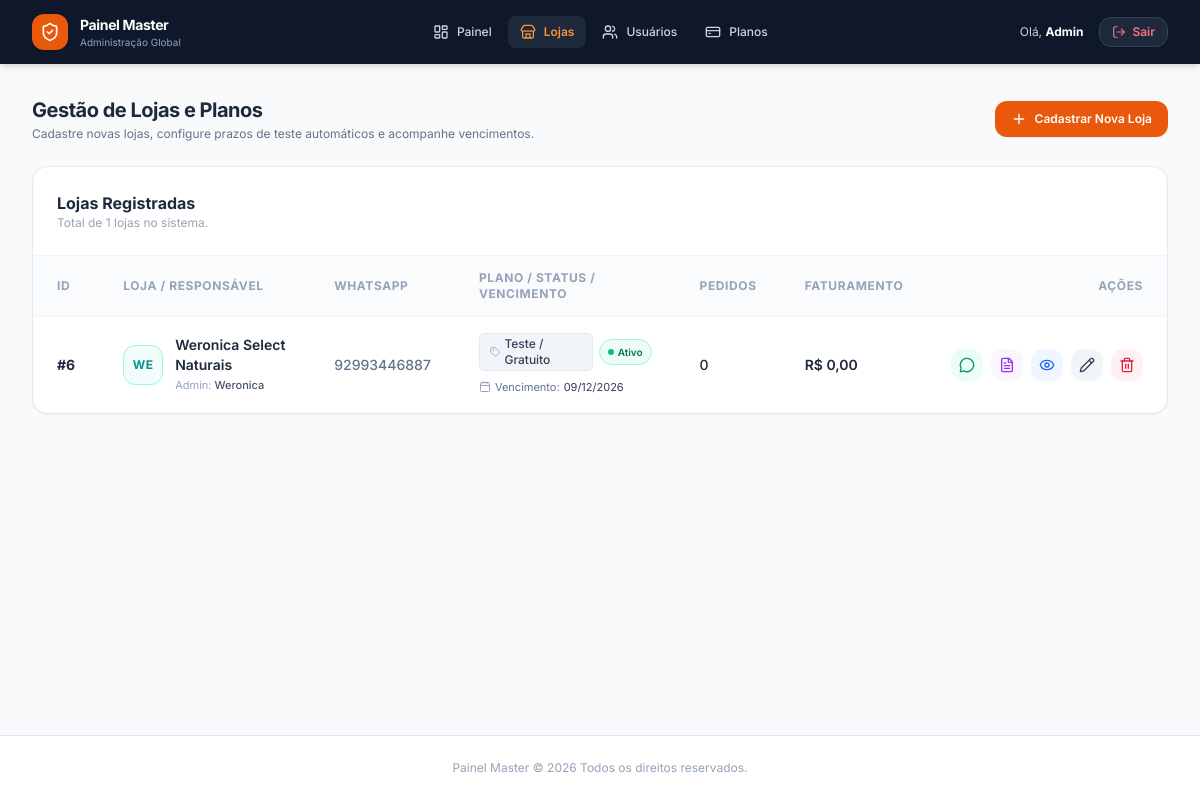
Screenshot of /admin/lojas.php (signed in) with the database file from the repository.
### tables this page shows
CREATE TABLE `lojas` (
  `id` int(11) NOT NULL,
  `nome_loja` varchar(150) NOT NULL,
  `slug` varchar(150) NOT NULL,
  `cnpj` varchar(20) DEFAULT NULL,
  `whatsapp` varchar(20) NOT NULL,
  `endereco` text NOT NULL,
  `latitude` decimal(10,8) DEFAULT NULL,
  `longitude` decimal(11,8) DEFAULT NULL,
  `logo` varchar(255) DEFAULT NULL,
  `tipo_operacao` enum('ambas','fisica','online') DEFAULT 'ambas',
  `forcar_fechado` tinyint(1) DEFAULT 0,
  `horario_abertura` time DEFAULT '06:00:00',
  `horario_fechamento` time DEFAULT '22:00:00',
  `pagamento_dinheiro` tinyint(1) DEFAULT 1,
  `pagamento_debito` tinyint(1) DEFAULT 1,
  `pagamento_credito` tinyint(1) DEFAULT 1,
  `pagamento_pix` tinyint(1) DEFAULT 1,
  `tipo_chave_pix` varchar(20) DEFAULT 'CNPJ',
  `chave_pix` varchar(150) DEFAULT NULL,
  `pix_copia_cola` text DEFAULT NULL,
  `plano_id` int(11) DEFAULT 1,
  `data_vencimento` date DEFAULT NULL,
  `status_loja` enum('ativo','inativo','pendente','suspenso') DEFAULT 'ativo',
  `criado_em` timestamp NULL DEFAULT current_timestamp(),
  `ordenacao_produtos` varchar(50) DEFAULT 'az',
  `horarios_funcionamento` text DEFAULT NULL
);

### admin/lojas.php (the view, shortened to what this page needs)
<?php
require_once 'config.php';
try {
    $pdo->exec("
        CREATE TABLE IF NOT EXISTS `configuracoes_sistema` (
          `chave` varchar(100) NOT NULL PRIMARY KEY,
          `valor` text NOT NULL
        ) ENGINE=MyISAM DEFAULT CHARSET=latin1;
    ");
} catch (PDOException $e) {}
$stmtLojas = $pdo->query("
    SELECT l.*,
           COALESCE(p.nome_plano, 'Teste / Gratuito') as nome_plano_atual,
           COALESCE(p.valor, 0.00) as plano_valor,
           (SELECT a.nome FROM admins a WHERE a.loja_id = l.id AND a.tipo = 'loja' LIMIT 1) as admin_nome,
           (SELECT COUNT(*) FROM pedidos pe WHERE pe.loja_id = l.id) as total_pedidos,
           (SELECT COALESCE(SUM(total), 0) FROM pedidos pe WHERE pe.loja_id = l.id AND pe.status_pedido != 'cancelado') as faturamento_total
    FROM lojas l
    LEFT JOIN planos p ON l.plano_id = p.id
    ORDER BY l.id DESC
");
$lojas = $stmtLojas->fetchAll(PDO::FETCH_ASSOC);
?>
<!DOCTYPE html>
<html lang="pt-BR">
<head>
    <script src="https://cdn.tailwindcss.com"></script>
</head>
<body class="bg-slate-50 text-slate-800 antialiased min-h-screen flex flex-col">
    <?php include 'menu.php'; ?>
    <main class="flex-1 p-4 sm:p-8 max-w-7xl w-full mx-auto space-y-6">
        <div class="flex flex-col sm:flex-row sm:items-center sm:justify-between gap-4">
            <div>
                <h2 class="text-xl font-bold text-slate-800 tracking-tight">Gestão de Lojas e Planos</h2>
                <p class="text-xs text-slate-500 mt-0.5">Cadastre novas lojas, configure prazos de teste automáticos e acompanhe vencimentos.</p>
            </div>
            <button onclick="abrirModalNovaLoja()" class="bg-orange-600 hover:bg-orange-700 text-white px-4 py-2.5 rounded-xl text-xs font-semibold transition-colors flex items-center justify-center gap-2 shadow-sm">
                <i data-lucide="plus" class="w-4 h-4"></i> Cadastrar Nova Loja
            </button>
        </div>
        <div class="bg-white rounded-2xl border border-slate-200 shadow-sm overflow-hidden">
            <div class="p-6 border-b border-slate-100 flex items-center justify-between">
                <div>
                    <h3 class="text-base font-bold text-slate-800">Lojas Registradas</h3>
                    <p class="text-xs text-slate-400">Total de <?php echo count($lojas); ?> lojas no sistema.</p>
                </div>
            </div>
            <div class="overflow-x-auto">
                <table class="w-full text-left border-collapse text-sm">
                    <thead>
                        <tr class="bg-slate-50/75 border-b border-slate-100 text-slate-400 font-semibold text-xs uppercase tracking-wider">
                            <th class="py-3.5 px-6">ID</th>
                            <th class="py-3.5 px-6">Loja / Responsável</th>
                            <th class="py-3.5 px-6">WhatsApp</th>
                            <th class="py-3.5 px-6">Plano / Status / Vencimento</th>
                            <th class="py-3.5 px-6">Pedidos</th>
                            <th class="py-3.5 px-6">Faturamento</th>
                            <th class="py-3.5 px-6 text-right">Ações</th>
                        </tr>
                    </thead>
                    <tbody class="divide-y divide-slate-100 text-slate-600">
                        <?php if (count($lojas) > 0): ?>
                            <?php foreach ($lojas as $loja): ?>
                                <?php
                                    $badgeVencimentoClass = "text-slate-700";
                                    $textoVencimentoAviso = "";
                                    $vencimentoFormatado = 'Vitalício / Indeterminado';
                                    if (!empty($loja['data_vencimento'])) {
                                        $vencimentoFormatado = date('d/m/Y', strtotime($loja['data_vencimento']));
                                    }
                                    $paletaCoresClaras = [
                                        ['bg' => 'bg-orange-50', 'text' => 'text-orange-600', 'border' => 'border-orange-200'],
                                        ['bg' => 'bg-blue-50', 'text' => 'text-blue-600', 'border' => 'border-blue-200'],
                                        ['bg' => 'bg-purple-50', 'text' => 'text-purple-600', 'border' => 'border-purple-200'],
                                        ['bg' => 'bg-emerald-50', 'text' => 'text-emerald-600', 'border' => 'border-emerald-200'],
                                        ['bg' => 'bg-pink-50', 'text' => 'text-pink-600', 'border' => 'border-pink-200'],
                                        ['bg' => 'bg-amber-50', 'text' => 'text-amber-600', 'border' => 'border-amber-200'],
                                        ['bg' => 'bg-teal-50', 'text' => 'text-teal-600', 'border' => 'border-teal-200'],
                                        ['bg' => 'bg-indigo-50', 'text' => 'text-indigo-600', 'border' => 'border-indigo-200']
                                    ];
                                    $corAleatoria = $paletaCoresClaras[$loja['id'] % count($paletaCoresClaras)];
                                    $nomeLojaTrim = trim($loja['nome_loja']);
                                    $iniciaisLoja = mb_strtoupper(mb_substr($nomeLojaTrim, 0, 2));
                                    $valorPlano = floatval($loja['plano_valor']);
                                    if ($valorPlano <= 0) $valorPlano = 49.90;
                                    $zapLimpo = preg_replace('/[^0-9]/', '', $loja['whatsapp']);
                                    if (strlen($zapLimpo) <= 11 && strpos($zapLimpo, '55') !== 0) {
                                        $zapLimpo = '55' . $zapLimpo;
                                    }
                                    $msgZap = urlencode("Olá *" . $loja['nome_loja'] . "*,\n\nAqui é o *Emanuel*. Passando para lembrar sobre a fatura do seu sistema no valor de *R$ " . number_format($valorPlano, 2, ',', '.') . "* com vencimento em *" . $vencimentoFormatado . "*.\n\n*Chave Pix (Celular):* (92) 98102-8812\nFavorecido: Emanuel Silva da Silva\n\nPor favor, envie o comprovante por aqui após o pagamento. Obrigado!");
                                ?>
                                <tr class="hover:bg-slate-50/50 transition-colors">
                                    <td class="py-4 px-6 font-bold text-slate-800">#<?php echo $loja['id']; ?></td>
                                    <td class="py-4 px-6">
                                        <div class="flex items-center gap-3">
                                            <?php if (!empty($loja['logo']) && file_exists('../' . $loja['logo'])): ?>
                                                <img src="../<?php echo htmlspecialchars($loja['logo']); ?>" alt="Logo" class="w-10 h-10 rounded-xl object-cover border border-slate-200 shadow-xs shrink-0">
                                            <?php else: ?>
                                                <div class="w-10 h-10 rounded-xl <?php echo $corAleatoria['bg'] . ' ' . $corAleatoria['text'] . ' ' . $corAleatoria['border']; ?> border flex items-center justify-center font-bold text-xs tracking-wider shadow-xs shrink-0">
                                                    <?php echo $iniciaisLoja; ?>
                                                </div>
                                            <?php endif; ?>
                                            <div>
                                                <div class="font-semibold text-slate-800"><?php echo htmlspecialchars($loja['nome_loja']); ?></div>
                                                <div class="text-[11px] text-slate-400">Admin: <span class="text-slate-600 font-medium"><?php echo htmlspecialchars($loja['admin_nome'] ?? 'Não vinculado'); ?></span></div>
                                            </div>
                                        </div>
                                    </td>
                                    <td class="py-4 px-6 text-slate-500 font-medium"><?php echo htmlspecialchars($loja['whatsapp']); ?></td>
                                    <td class="py-4 px-6">
                                        <div class="flex flex-col gap-1.5">
                                            <div class="flex items-center gap-1.5">
                                                <span class="inline-flex items-center gap-1 bg-slate-100 text-slate-700 px-2.5 py-0.5 rounded-md text-xs font-medium border border-slate-200">
                                                    <i data-lucide="tag" class="w-3 h-3 text-slate-400"></i>
                                                    <?php echo htmlspecialchars($loja['nome_plano_atual']); ?>
                                                </span>
                                                <?php if ($loja['status_loja'] === 'ativo'): ?>
                                                    <span class="inline-flex items-center gap-1 bg-emerald-50 text-emerald-700 border border-emerald-200 px-2 py-0.5 rounded-full text-[10px] font-semibold">
                                                        <span class="w-1.5 h-1.5 rounded-full bg-emerald-500"></span> Ativo
                                                    </span>
                                                <?php else: ?>
                                                    <span class="inline-flex items-center gap-1 bg-rose-50 text-rose-700 border border-rose-200 px-2 py-0.5 rounded-full text-[10px] font-semibold">
                                                        <span class="w-1.5 h-1.5 rounded-full bg-rose-500"></span> Inativo
                                                    </span>
                                                <?php endif; ?>
                                            </div>
                                            <div class="text-[11px] text-slate-500 flex items-center gap-1">
                                                <i data-lucide="calendar" class="w-3 h-3 text-slate-400"></i>
                                                Vencimento:
                                                <span class="<?php echo $badgeVencimentoClass; ?>">
                                                    <?php echo $vencimentoFormatado . $textoVencimentoAviso; ?>
                                                </span>
                                            </div>
                                        </div>
                                    </td>
                                    <td class="py-4 px-6 font-medium text-slate-800"><?php echo $loja['total_pedidos']; ?></td>
                                    <td class="py-4 px-6 font-semibold text-slate-800">R$ <?php echo number_format($loja['faturamento_total'], 2, ',', '.'); ?></td>
                                    <td class="py-4 px-6 text-right space-x-1 whitespace-nowrap">
                                        <?php if (!empty($loja['whatsapp'])): ?>
                                            <a href="https://wa.me/<?php echo $zapLimpo; ?>?text=<?php echo $msgZap; ?>" target="_blank" class="bg-emerald-50 hover:bg-emerald-100 text-emerald-600 p-2 rounded-xl transition-colors inline-flex items-center justify-center" title="Enviar Cobrança via WhatsApp">
                                                <i data-lucide="message-circle" class="w-4 h-4"></i>
                                            </a>
                                        <?php endif; ?>
                                        <button onclick="abrirModalPdf('<?php echo htmlspecialchars($loja['nome_loja'], ENT_QUOTES); ?>', '<?php echo htmlspecialchars($loja['admin_nome'] ?? 'Responsável', ENT_QUOTES); ?>', '<?php echo number_format($valorPlano, 2, ',', '.'); ?>', '<?php echo $vencimentoFormatado; ?>', '<?php echo $loja['id']; ?>')" class="bg-purple-50 hover:bg-purple-100 text-purple-600 p-2 rounded-xl transition-colors inline-flex items-center justify-center" title="Gerar Fatura / Boleto em PDF (Pix)">
                                            <i data-lucide="file-text" class="w-4 h-4"></i>
                                        </button>
                                        <?php
                                            $tokenAleatorio = bin2hex(random_bytes(8));
                                            $urlDashboard = "../dashboard.php?loja_id=" . $loja['id'] . "&token=" . $tokenAleatorio;
                                        ?>
                                        <a href="<?php echo $urlDashboard; ?>" target="_blank" class="bg-blue-50 hover:bg-blue-100 text-blue-600 p-2 rounded-xl transition-colors inline-flex items-center justify-center" title="Acessar Dashboard da Loja">
                                            <i data-lucide="eye" class="w-4 h-4"></i>
                                        </a>
                                        <button onclick='editarLoja(<?php echo json_encode($loja); ?>)' class="bg-slate-100 hover:bg-slate-200 text-slate-700 p-2 rounded-xl transition-colors inline-flex items-center justify-center" title="Editar Loja">
                                            <i data-lucide="pencil" class="w-4 h-4"></i>
                                        </button>
                                        <button onclick='excluirLoja(<?php echo $loja['id']; ?>, "<?php echo htmlspecialchars($loja['nome_loja']); ?>")' class="bg-rose-50 hover:bg-rose-100 text-rose-600 p-2 rounded-xl transition-colors inline-flex items-center justify-center" title="Excluir Loja">
                                            <i data-lucide="trash-2" class="w-4 h-4"></i>
                                        </button>
                                    </td>
                                </tr>
                            <?php endforeach; ?>
                        <?php endif; ?>
                    </tbody>
                </table>
            </div>
        </div>
    </main>
    <footer class="mt-auto py-6 text-center text-xs text-slate-400 border-t border-slate-200 bg-white">
        Painel Master &copy; <?php echo date('Y'); ?> Todos os direitos reservados.
    </footer>
</body>
</html>

### admin/lojas.php (style rules this page uses)
body { font-family: 'Inter', sans-serif; }

### rows the page displays
lojas: id "6", nome_loja "WE", nome_loja "Weronica Select Naturais", admin_nome "Weronica", whatsapp "92993446887", nome_plano_atual "Teste / Gratuito", status_loja "ativo" (drawn), data_vencimento "09/12/2026", total_pedidos "0", faturamento_total "0,00"

### other values shown
$admin_nome "Admin"
count($lojas) "1"
